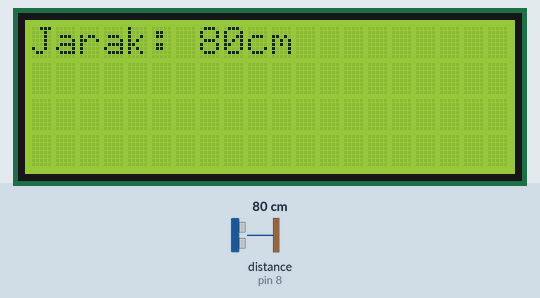
A sketch run on a simulated Arduino Uno, built with avr-gcc and run on an emulated ATmega328P. On the bench: 20×4 character LCD. Wiring (inferred from the names in the program): ultrasonic range finder: trigger pin 7; echo pin 8. The inputs (shaded band) are chosen by the test bench; at power-on: distance to the obstacle (sensor on pin 8) 80 cm. The echo pulse lasts 58.3 µs per cm.

Above: at 1.2 s.
1.3 s: distance to the obstacle (sensor on pin 8) set to 12 cm
At 2.1 s:
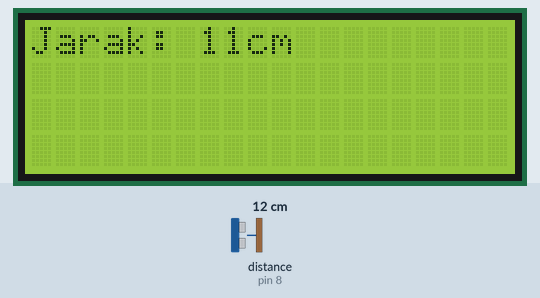
2.8 s: distance to the obstacle (sensor on pin 8) set to 9 cm
At 3.17 s:
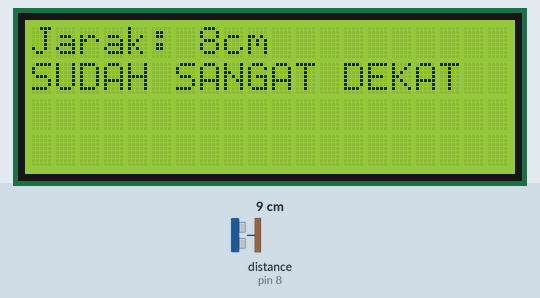
5.6 s: distance to the obstacle (sensor on pin 8) set to 18 cm
At 5.99 s:
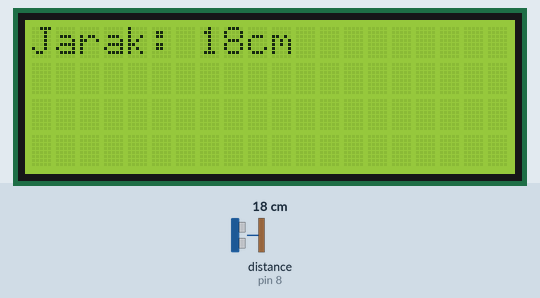
Timing chart, 0 to 8.6 s (numbered marks = the images above; inputs shaded):
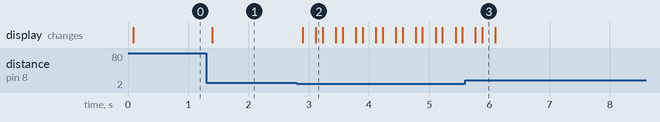

Measured:
- the behaviour switches between 11 and 10 cm on distance to the obstacle (sensor on pin 8) (found by bisection; images 1 and 2)
- after the input at 1.3 s, the display: changes after 0.09 s (image 1)
- after the input at 2.8 s, the display: first changes after 0.10 s (image 2 shows a later state)
- after the input at 5.6 s, the display: first differs from a run without the input after 0.28 s (image 3)

The sketch:

project3.ino
```cpp
/*
========================================
 PROYEK ROBOTIK KEREN DENGAN ARDUINO
 OLEH  FIRMANSYAH SAFTARI - 2015
 PROJECT-3 : PENGUKUR JARAK ULTRASONIK
 ========================================
*/
#include <Wire.h>
#include <LiquidCrystal_I2C.h>

int pingPin = 7;
int inPin = 8;

//LiquidCrystal_I2C lcd(0x27, 2, 1, 0, 4, 5, 6, 7, 3, POSITIVE);
LiquidCrystal_I2C lcd(0x27, 20, 4);

void setup() {
  lcd.init();
  lcd.backlight();
}

void loop()
{
  long duration, inches, cm;
  pinMode(pingPin, OUTPUT);
  digitalWrite(pingPin, LOW);
  delayMicroseconds(2);
  digitalWrite(pingPin, HIGH);
  delayMicroseconds(10);
  digitalWrite(pingPin, LOW);

  pinMode(inPin, INPUT);
  duration = pulseIn(inPin, HIGH);

  inches = microsecondsToInches(duration);
  cm = microsecondsToCentimeters(duration);
  lcd.clear();
  lcd.setCursor(0, 0);
  lcd.print("Jarak: ");
  lcd.print(cm);
  lcd.print("cm");
  delay(200);
  if (cm < 10)
  {
    lcd.setCursor(0, 1);
    lcd.print("SUDAH SANGAT DEKAT");
    delay(100);
  }
  else {
  }
}

long microsecondsToInches(long microseconds)
{
  return microseconds / 74 / 2;
}

long microsecondsToCentimeters(long microseconds)
{
  return microseconds / 29 / 2;
}
```
